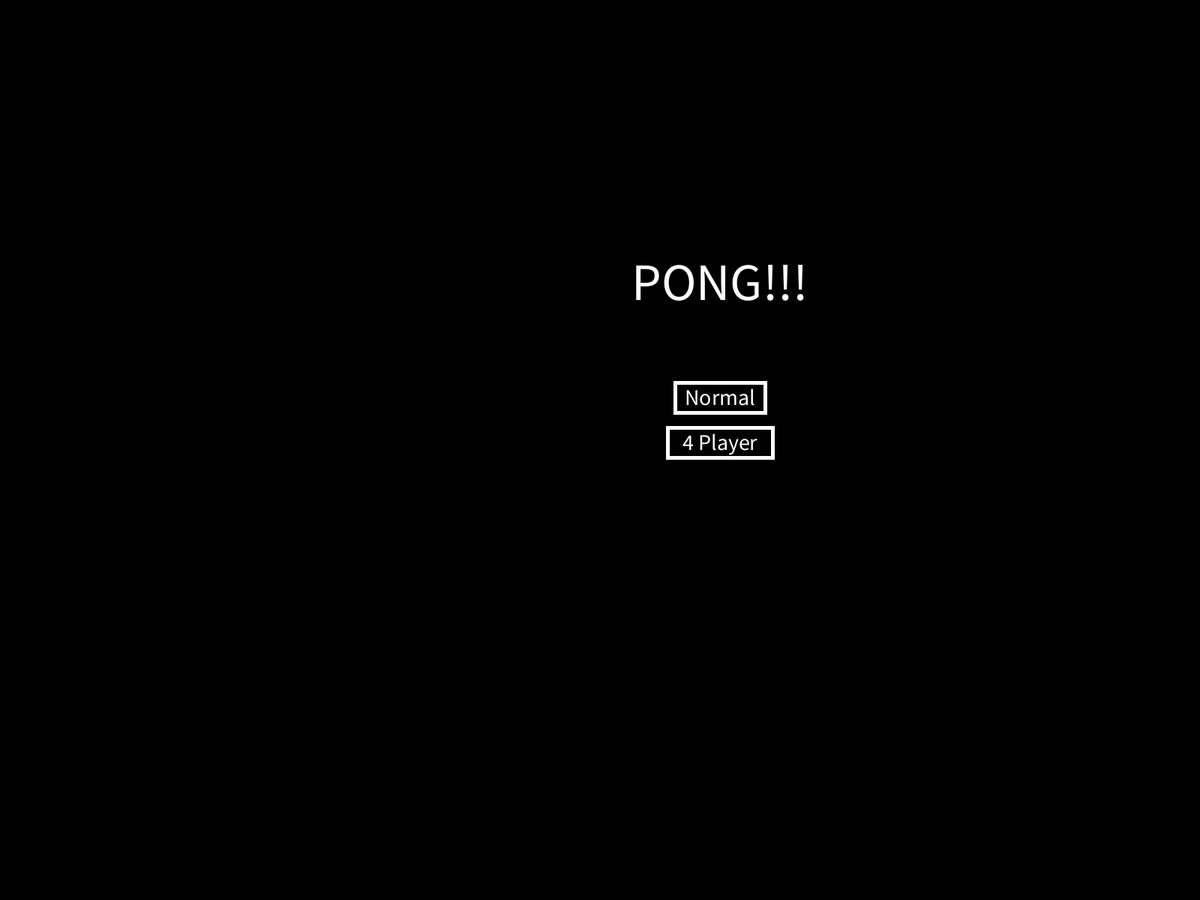
Frame 1 (no input)
Frame 60 (the mouse pressed at the canvas centre just before this capture): identical to frame 1, image omitted
Frame 120 (the mouse held since frame 60 and released just before this capture): identical to frame 1, image omitted

The Processing sketch that drew this single still picture (run headless with seeded random() and noise(); from frame 60 on, the mouse is pressed at the canvas centre):

// Processing sketch: pong
// ── pong.pde
public hitbox[] hboxs = new hitbox[10];

public StringList keys = new StringList();

ball b;

paddle p1;
paddle p2;

paddle p3;
paddle p4;

public int p1p = 0;
public int p2p = 0;

boolean uf = true;

String stage = "menu";

public String player = "";

button normal_mode;
button four_pl_mode;

int mode;

void point_scored() {
  stage = "score";
}

void timer(int s) {
  text(str(s), 1920/2, 1080/2+30);
  delay(1000);
}

void keyPressed() {
  if (!keys.hasValue(str(key))) {
    keys.append(str(key));
  }
}

void keyReleased() {
  keys.remove(keys.index(str(key)));
}

void setup() {
  fullScreen();
  normal_mode = new button(1920/2-60, 1080/2-30, 120, 40);
  four_pl_mode = new button(1920/2-70, 1080/2+30, 140, 40);
}

void normal_mode_setup() {
  b = new ball(1920/2, 1080/2, 20, 15);
  p1 = new paddle(50, 1080/2-75, 30, 150, color(255, 0, 0), 0);
  p2 = new paddle(1920-50-30, 1080/2-75, 30, 150, color(0, 0, 255), 1);
}

void four_player_mode_setup() {
  b = new ball(1920/2, 1080/2, 20, 15);
  p1 = new paddle(50, 1080/2+20, 30, 150, color(255, 0, 0), 0);
  p2 = new paddle(1920-50-30, 1080/2+20, 30, 150, color(0, 0, 255), 1);
  p3 = new paddle(50, 1080/2-170, 30, 150, color(255, 200, 0), 2);
  p4 = new paddle(1920-50-30, 1080/2-170, 30, 150, color(0, 255, 0), 3);
}

void draw_field() {
  background(0);
  b.show();
  p1.show();
  p2.show();
  if (p3 != null) {
    p3.show();
    p4.show();
  }
}

void draw() {
  if (uf) {
    background(0);
  }
  textSize(60);
  strokeWeight(5);
  stroke(255);
  if (stage == "menu") {
    textAlign(CENTER);
    textSize(70);
    text("PONG!!!", 1920/2, 400);
    textSize(30);
    fill(0);
    rect(1920/2-60, 1080/2-30, 120, 40);
    rect(1920/2-70, 1080/2+30, 140, 40);
    fill(255);
    text("Normal", 1920/2, 1080/2);
    text("4 Player", 1920/2, 1080/2+60);
    if (normal_mode.check()) {
      stage = "score";
      mode = 0;
      normal_mode_setup();
    }
    if (four_pl_mode.check()) {
      stage = "score";
      mode = 1;
      four_player_mode_setup();
    }
  }
  if (stage == "wait") {
    draw_field();
    delay(2000);
    stage = "game";
  }
  if (stage == "game") {
    textSize(60);
    textAlign(LEFT);
    fill(255);
    text(str(p1p), 50, 65);
    text(str(p2p), 1920-50-30, 65);
    b.update();
    p1.update("w", "s");
    p2.update("i", "k");
    if (p3 != null) {
      p3.update("t", "g");
      p4.update("ü", "ä");
    }
  }
  if (stage == "score") {
    stage = "wait";
    if (mode == 0) {
      normal_mode_setup();
    }
    if (mode == 1) {
      four_player_mode_setup();
    }
    draw_field();
  }
}

// ── classes.pde
class hitbox {
  float x; float y; float w; float h; int index;
  paddle p;
  hitbox(float xp, float yp, float wi, float he, int i) {
    x = xp; y = yp; w = wi; h = he; index = i;
    hboxs[i] = this;
  }
  hitbox(float xp, float yp, float wi, float he, int i, paddle pa) {
    x = xp; y = yp; w = wi; h = he; index = i; p = pa;
    hboxs[i] = this;
  }
}

class paddle {
  float x; float y; float w; float h; int index; color c;
  hitbox sh;
  paddle(float xp, float yp, float wi, float he, color pc, int i) {
    x = xp; y = yp; w = wi; h = he; index = i; c = pc;
    sh = new hitbox(x, y, w, h, i, this);
    sh.p = this;
  }
  void show() {
    fill(c);
    stroke(c);
    rect(x, y, w, h);
  }
  void update(String up, String down) {
    this.show();
    sh.x = x; sh.y = y;
    if (keys.hasValue(up)) {
      y -= 10;
    }
    if (keys.hasValue(down)) {
      y += 10;
    }
  }
}

class ball {
  float x; float y; float r; float xd; float yd; float s;
  color c = color(255);
  ball(float xp, float yp, float ra, float speed) {
    x = xp; y = yp; r = ra; s = speed;
    xd = random(0.3, 0.7);
    yd = (1 - xd) * random(-1, 1);
    if (int(random(2)) == 1) {
      xd *= -1;
    }
  }
  void show() {
    fill(c);
    stroke(c);
    ellipse(x, y, r, r);
  }
  void update() {
    this.show();
    x += xd*s;
    y += yd*s;
    if (x < 0) {
      p2p++;
      player = "Player 2";
      point_scored();
    }
    if (x > 1920) {
      p1p++;
      player = "Player 1";
      point_scored();
    }
    if (y < 0 || y > 1080) {
      yd *= -1;
    }
    for (hitbox i : hboxs) {
      if (i != null) {
        if (x > i.x && x < i.x+i.w && y > i.y && y < i.y+i.h) {
          xd *= -1;
          if (i.p != null) {
            c = i.p.c;
          }
        }
      }
    }
  }
}

class button {
  float x;
  float y;
  float w;
  float h;
  int val;
  button(float xp, float yp, float wi, float he) {
    x = xp;
    y = yp;
    w = wi;
    h = he;
  }
  button(float xp, float yp, float wi, float he, int v) {
    x = xp;
    y = yp;
    w = wi;
    h = he;
    val = v;
  }
  boolean check() {
    if (mouseX >= x &&  mouseX <= x+w && mouseY >= y && mouseY <= y+h && mousePressed) {
      return true;
    } else {
      return false;
    }
  }
}
